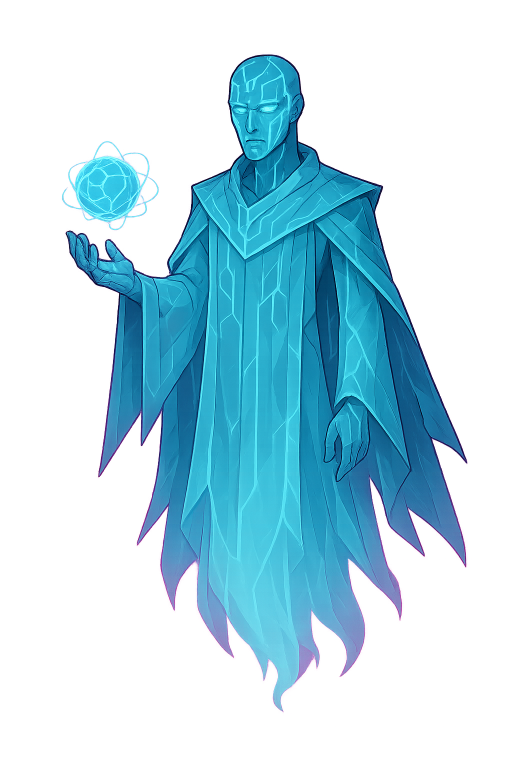
#> input picture art/production/bosses/raw/OpenAI Playground 2026-11-01 at 20.04.40 (1).png, 1024 x 1536 px (shown at 1/2 size); its folder holds only this picture in this run
$ python process_key_items.py
#> lines starting #> are read from the running program, lines starting #| are printed output that depends on the picture
#> in process_item_image, raw is the input picture: PIL image 1024x1536 RGBA; mean R, G, B, A 143.4, 82.7, 153.6, 87.7
"""
Process and slice key RPG items for Ki Legends.
Converts raw generated item images (from white background) to transparent 128x128 RGBA WebP
and deploys them into public/game/items/<itemId>.webp.
"""
import os
import sys
from pathlib import Path
from PIL import Image, ImageFilter
import numpy as np

RAW_DIR = Path("art/production/items/raw")
MASTERS_DIR = Path("art/production/items/masters")
PUBLIC_ITEMS_DIR = Path("public/game/items")
QA_DIR = Path("art/production/items/qa")

def remove_white_background(img: Image.Image, threshold: int = 240) -> Image.Image:
    """
    Flood-fill corner matte and isolate item with clean alpha channel.
    Keeps interior highlights 100% opaque.
    """
#> called with threshold = 240
    img = img.convert("RGBA")
    w, h = img.size
#> w = 1024; h = 1536
    arr = np.array(img)
    r, g, b = arr[:, :, 0], arr[:, :, 1], arr[:, :, 2]
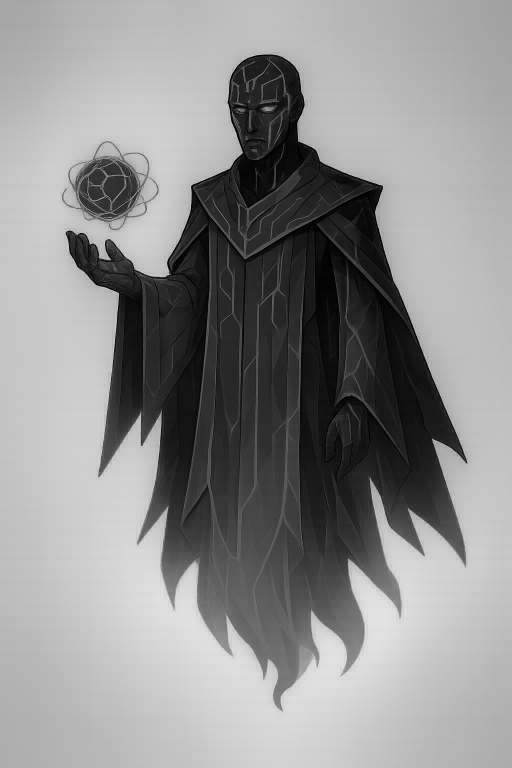
#> r: shape (1536, 1024) (shown at 1/2 size); min 0, max 233, mean 143.4
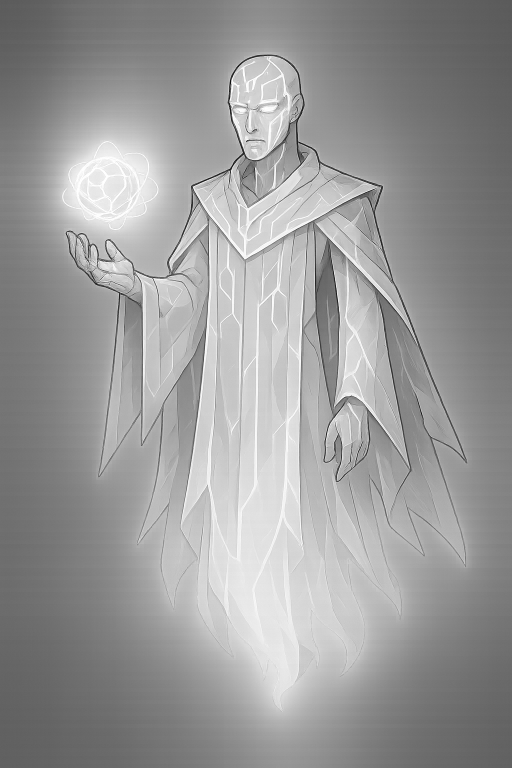
#> b: shape (1536, 1024) (shown at 1/2 size); min 0, max 255, mean 153.6

    # White background detection: all channels high and low saturation
    max_c = np.maximum(np.maximum(r, g), b)
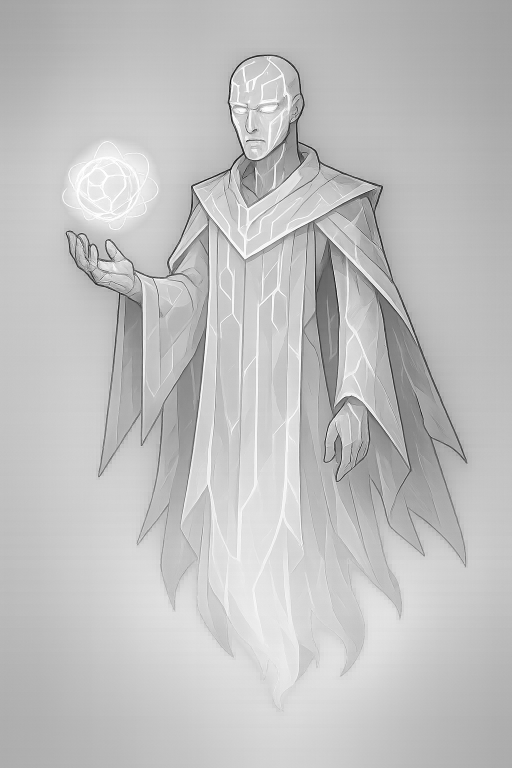
#> max_c: shape (1536, 1024) (shown at 1/2 size); min 3, max 255, mean 192.4
    min_c = np.minimum(np.minimum(r, g), b)
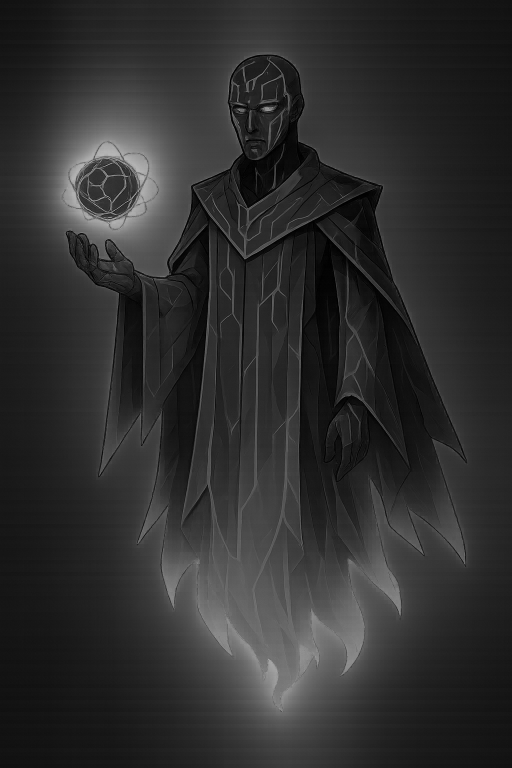
#> min_c: shape (1536, 1024) (shown at 1/2 size); min 0, max 205, mean 46.4
    sat = max_c - min_c
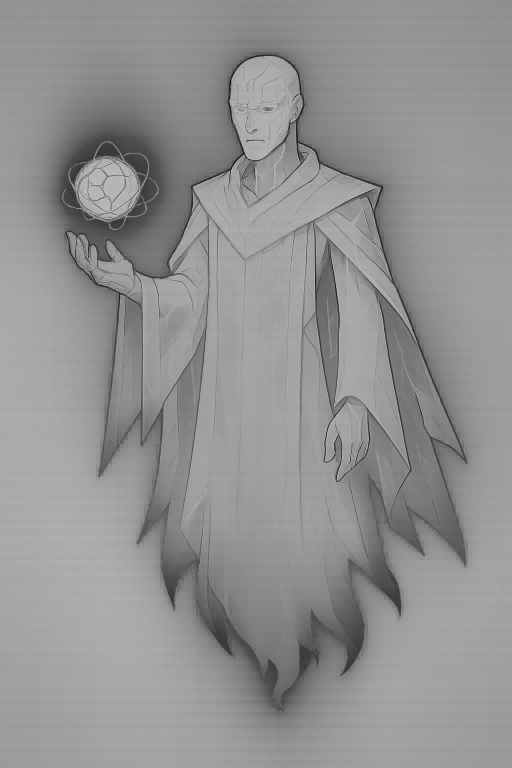
#> sat: shape (1536, 1024) (shown at 1/2 size); min 3, max 215, mean 146.1
    is_white = (r > threshold) & (g > threshold) & (b > threshold) & (sat < 25)
#> is_white: shape (1536, 1024) bool; every value is 0

    # Start boundary BFS mask
    bg_mask = np.zeros((h, w), dtype=bool)
    from collections import deque
    q = deque()

    for x in range(w):
        if is_white[0, x]:
            bg_mask[0, x] = True
            q.append((0, x))
        if is_white[h - 1, x]:
            bg_mask[h - 1, x] = True
            q.append((h - 1, x))
    for y in range(h):
        if is_white[y, 0]:
            bg_mask[y, 0] = True
            q.append((y, 0))
        if is_white[y, w - 1]:
            bg_mask[y, w - 1] = True
            q.append((y, w - 1))

    while q:
        cy, cx = q.popleft()
        for dy, dx in [(-1, 0), (1, 0), (0, -1), (0, 1)]:
            ny, nx = cy + dy, cx + dx
            if 0 <= ny < h and 0 <= nx < w and not bg_mask[ny, nx] and is_white[ny, nx]:
                bg_mask[ny, nx] = True
                q.append((ny, nx))
#> this loop made 0 passes

    # Invert to get foreground
    fg = ~bg_mask
#> fg: shape (1536, 1024) bool; every value is 1

    # Smooth edges with slight dilation of foreground
    fg_img = Image.fromarray((fg * 255).astype(np.uint8), mode="L")
#> fg_img: PIL image 1024x1536 L; every value is 255
    fg_smooth = fg_img.filter(ImageFilter.GaussianBlur(radius=0.7))
    alpha_arr = np.array(fg_smooth)

    arr[:, :, 3] = alpha_arr
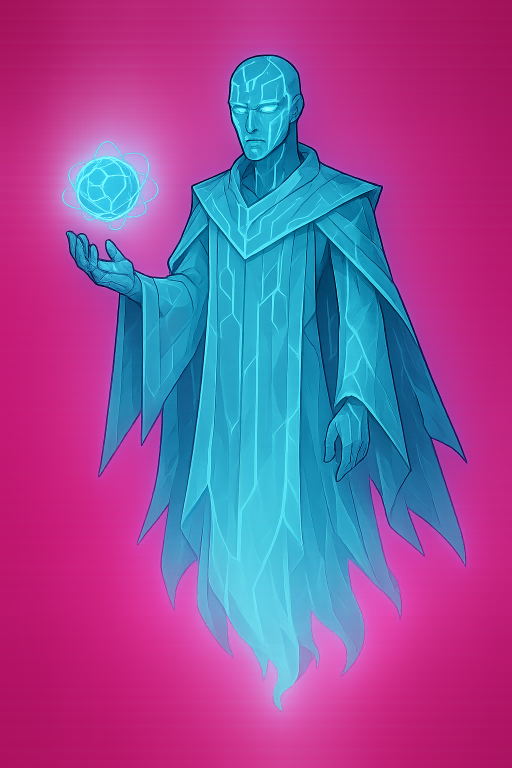
#> arr: shape (1536, 1024, 4) (shown at 1/2 size); mean R, G, B, A 143.4, 82.7, 153.6, 255
    return Image.fromarray(arr, mode="RGBA")

def process_item_image(src_path: Path, item_id: str) -> bool:
    if not src_path.exists():
        print(f"Source not found: {src_path}")
        return False

    raw = Image.open(src_path)
    cut = remove_white_background(raw)

    # Crop to non-transparent bbox
    bbox = cut.getbbox()
#> bbox = (0, 0, 1024, 1536)
    if not bbox:
        print(f"Warning: image is completely transparent: {src_path}")
        return False

    cropped = cut.crop(bbox)
    cw, ch = cropped.size
#> cw = 1024; ch = 1536

    # Fit inside 112x112 (leaving 8px margin in 128x128 canvas)
    target_canvas = 128
    safe_size = 110
    scale = min(safe_size / cw, safe_size / ch)
#> scale = 0.0716
    new_w = max(1, int(round(cw * scale)))
#> new_w = 73
    new_h = max(1, int(round(ch * scale)))
#> new_h = 110

    resized = cropped.resize((new_w, new_h), Image.Resampling.LANCZOS)

    # Place on 128x128 RGBA canvas
    canvas = Image.new("RGBA", (target_canvas, target_canvas), (0, 0, 0, 0))
#> canvas: PIL image 128x128 RGBA; every value is 0
    paste_x = (target_canvas - new_w) // 2
#> paste_x = 27
    paste_y = (target_canvas - new_h) // 2
#> paste_y = 9
    canvas.paste(resized, (paste_x, paste_y), resized)

    # Save master 512x512
    MASTERS_DIR.mkdir(parents=True, exist_ok=True)
    master_canvas = Image.new("RGBA", (512, 512), (0, 0, 0, 0))
#> master_canvas: PIL image 512x512 RGBA; every value is 0
    m_scale = min(440 / cw, 440 / ch)
#> m_scale = 0.286
    mw, mh = int(round(cw * m_scale)), int(round(ch * m_scale))
#> mw = 293; mh = 440
    m_resized = cropped.resize((mw, mh), Image.Resampling.LANCZOS)
    master_canvas.paste(m_resized, ((512 - mw) // 2, (512 - mh) // 2), m_resized)
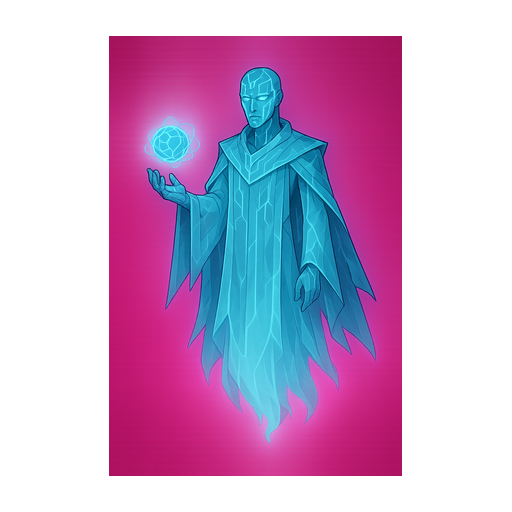
#> master_canvas: PIL image 512x512 RGBA; mean R, G, B, A 70.5, 40.7, 75.5, 125.4; transparent parts drawn white
    master_canvas.save(MASTERS_DIR / f"{item_id}.png")

    # Save production client WebP
    PUBLIC_ITEMS_DIR.mkdir(parents=True, exist_ok=True)
    dest_path = PUBLIC_ITEMS_DIR / f"{item_id}.webp"
    canvas.save(dest_path, "WEBP", lossless=True)
    print(f"Saved {item_id} -> {dest_path} (128x128 WebP)")
    return True

if __name__ == "__main__":
    count = 0
    for file in sorted(RAW_DIR.glob("*.*")):
        if file.suffix.lower() in [".png", ".jpg", ".jpeg", ".webp"]:
            item_id = file.stem
            if process_item_image(file, item_id):
                count += 1
    print(f"Processed {count} items.")
